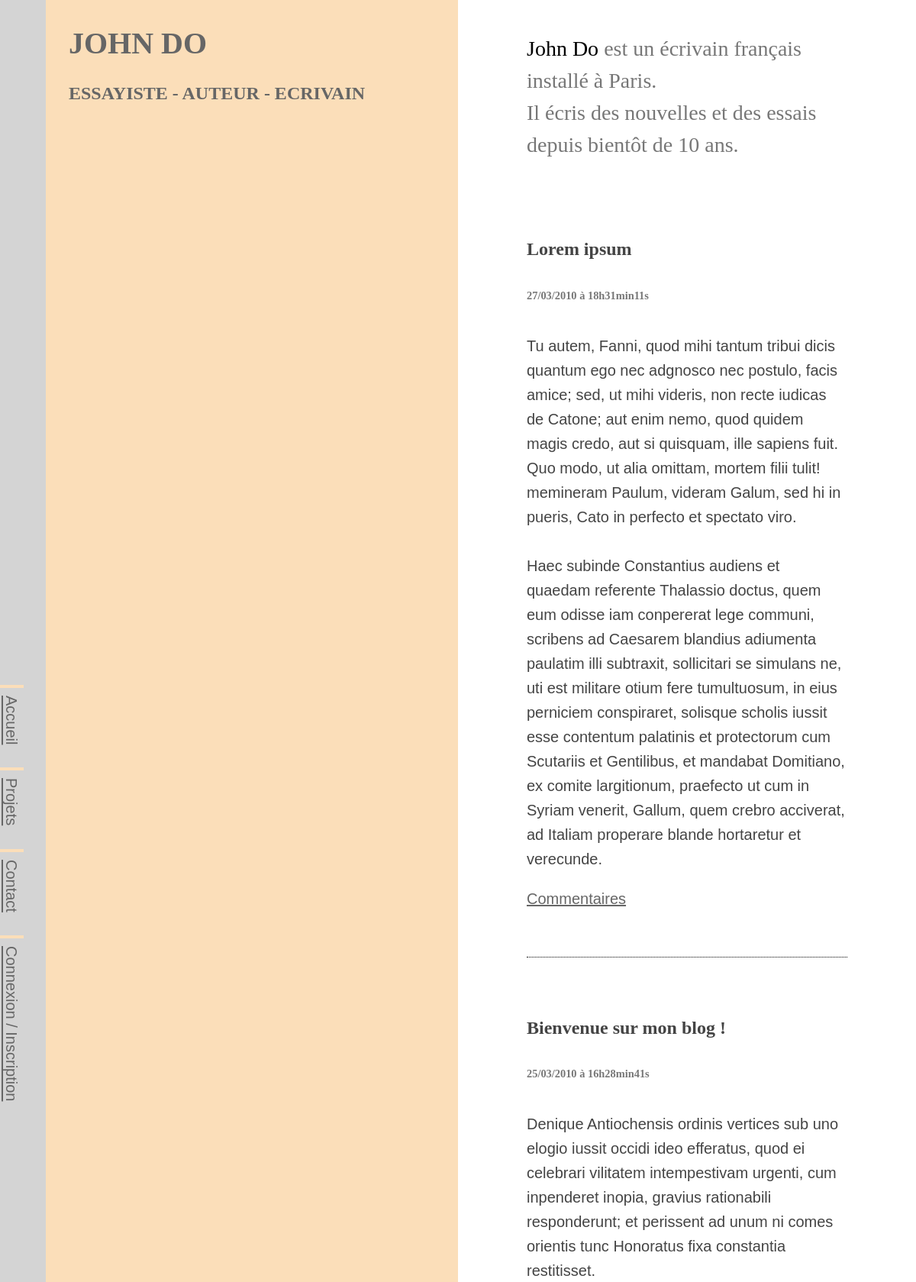
Before: / (upper part) with the older database file.
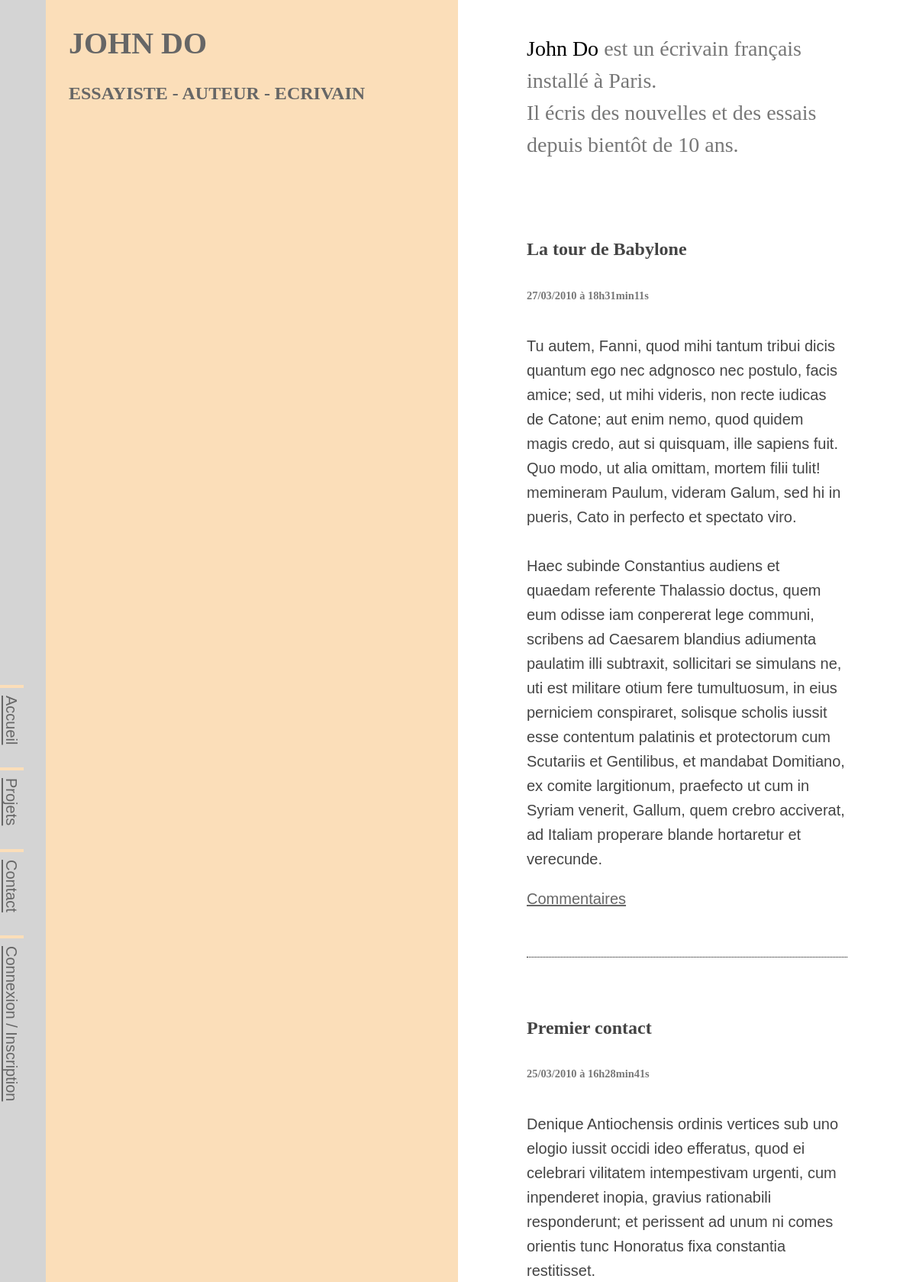
After: the same page with the newer database file.
### tables this page shows
CREATE TABLE `posts` (
  `id` int(11) NOT NULL,
  `title` varchar(255) NOT NULL,
  `content` text NOT NULL,
  `creation_date` datetime NOT NULL,
  `modif_date` date DEFAULT NULL,
  `author` varchar(30) NOT NULL
);

### controller/frontend.php (called while the page is built, shortened)
<?php
require_once('model/frontend/PostManager.php');
function listPosts()
{
  $postManager = new \SebastienSenechal\Miniblog\Model\Frontend\PostManager();
  $posts = $postManager->getPosts();
  require('./view/frontend/listPostsView.php');
}

### model/frontend/PostManager.php (called while the page is built, shortened)
<?php
class PostManager extends Manager
{
  public function getPosts()
  {
    $db = $this->dbConnect();
    $req = $db->query('SELECT id, title, content, DATE_FORMAT(creation_date, \'%d/%m/%Y à %Hh%imin%ss\') AS creation_date_fr FROM posts ORDER BY creation_date DESC LIMIT 0, 5');
    return $req;
  }
}

### view/frontend/listPostsView.php (the view, shortened to what this page needs)
<header id="main_header">
  <div id="header_content">
    <h1>John Do<br />
    <span>Essayiste - Auteur - Ecrivain</span></h1>
  </div>
</header>
<div id="home-grid">
  <section id="list-news">
    <header class="content_header">
      <h2 style="color: #000;font-weight:100;line-height:1.5em;">John Do <span style="font-size:1em">est un écrivain français installé à Paris.<br />
        Il écris des nouvelles et des essais depuis bientôt de 10 ans.</span></h2>
    </header>
    <?php
    while ($data = $posts->fetch())
    {
    ?>
        <article class="news">
            <h3>
                <?= htmlspecialchars($data['title']) ?><br />
                <span><?= $data['creation_date_fr'] ?></span>
            </h3>
            <p>
                <?= nl2br(htmlspecialchars($data['content'])) ?>
            </p>
            <p><a href="index.php?action=post&amp;id=<?= $data['id'] ?>">Commentaires</a></p>
        </article>
    <?php
    }
    ?>
  </section>
</div>
<?php require('template.php') ?>

Changed rows visible on the page:
changed posts: title "Lorem ipsum" → "La tour de Babylone"
changed posts: title "Bienvenue sur mon blog !" → "Premier contact"
